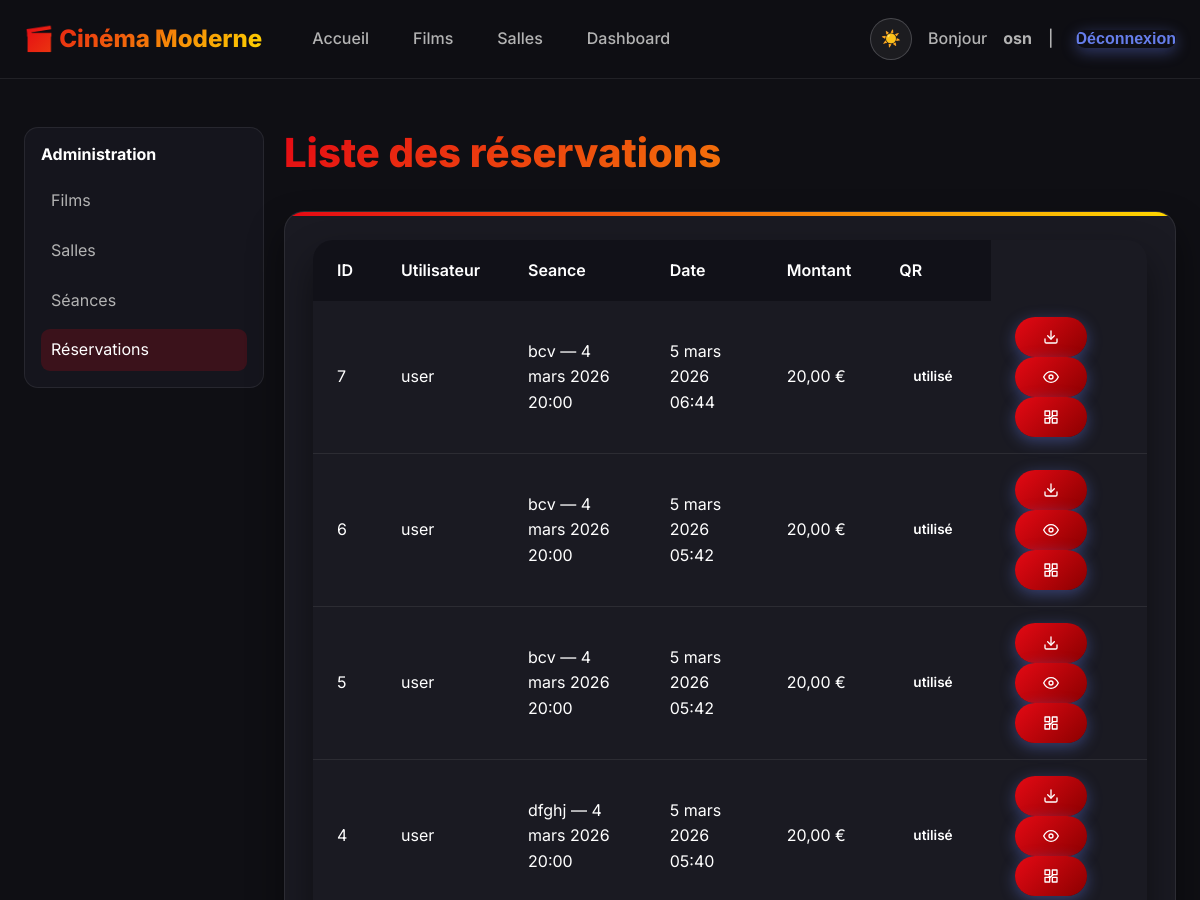
The app's page /dashboard/reservations/ (signed in, upper part), older data.
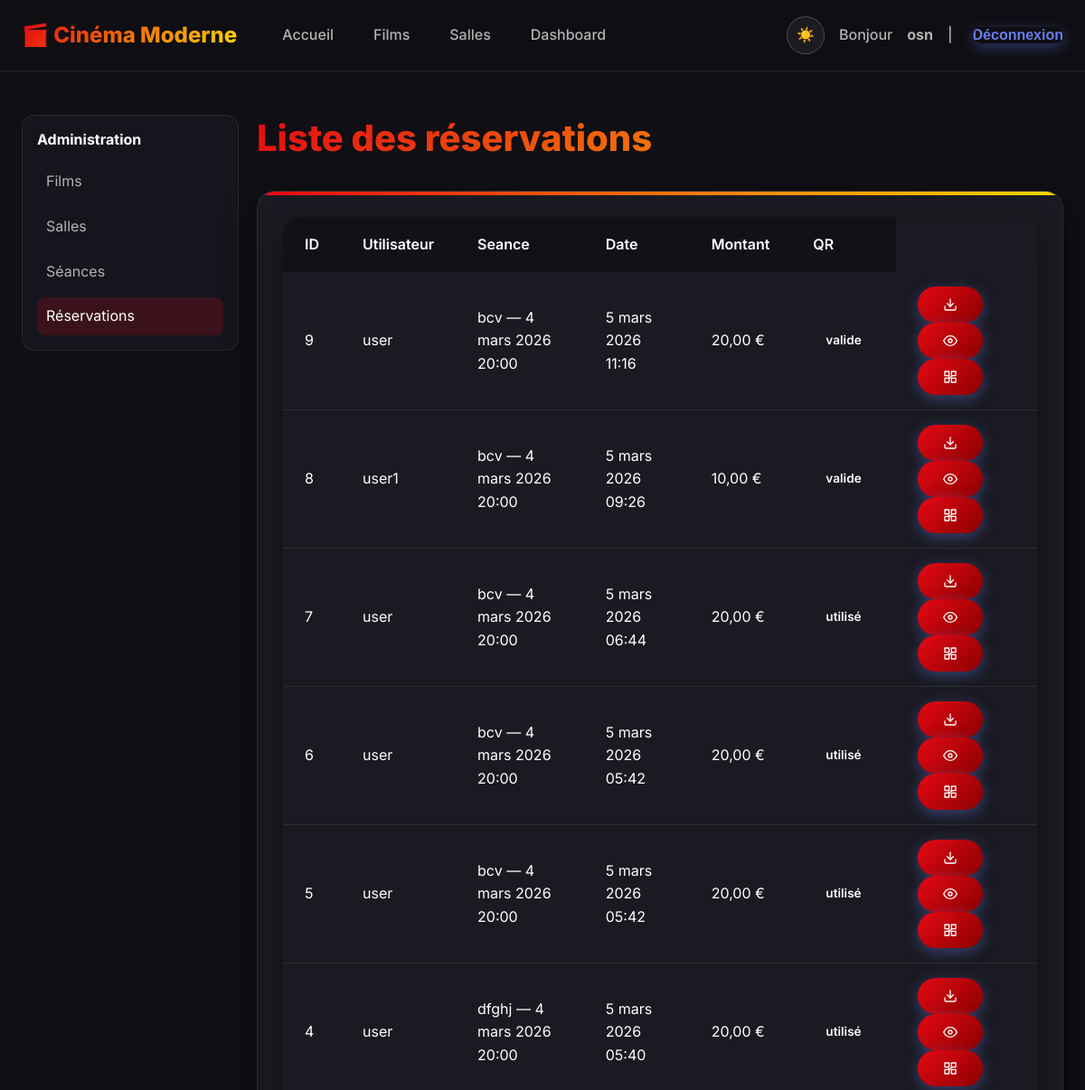
The same page, newer data.
### cinema/models.py (models this page shows, shortened)
class Reservation(models.Model):
    STATUTS = (
        ('CONFIRMEE', 'Confirmée'),
        ('ANNULEE', 'Annulée'),
    )
    utilisateur = models.ForeignKey(User, on_delete=models.CASCADE)
    seance = models.ForeignKey(Seance, on_delete=models.CASCADE)
    date_reservation = models.DateTimeField(auto_now_add=True)
    montant_total = models.DecimalField(max_digits=8, decimal_places=2)
    statut = models.CharField(max_length=10, choices=STATUTS, default='CONFIRMEE')
    qr_token = models.UUIDField(default=uuid.uuid4, unique=True, editable=False)
    qr_valid = models.BooleanField(default=True)
    qr_created = models.DateTimeField(auto_now_add=True)
    qr_used_at = models.DateTimeField(null=True, blank=True)
    qr_used_by = models.ForeignKey(User, null=True, blank=True, on_delete=models.SET_NULL, related_name='used_qr_reservations')

class Seance(models.Model):
    film = models.ForeignKey(Film, on_delete=models.CASCADE)
    salle = models.ForeignKey(Salle, on_delete=models.CASCADE)
    date = models.DateField()
    heure = models.TimeField()
    prix = models.DecimalField(max_digits=6, decimal_places=2)
    class Meta:
        ordering = ['date', 'heure']

class Film(models.Model):
    titre = models.CharField(max_length=200)
    description = models.TextField(blank=True)
    duree = models.PositiveIntegerField(help_text='Durée en minutes')
    categorie = models.CharField(max_length=100, blank=True)
    affiche = models.ImageField(upload_to='affiches/', blank=True, null=True)
    date_sortie = models.DateField(null=True, blank=True)

### cinema/views.py (the view)
# urls.py: path('dashboard/reservations/', views.reservation_list, name='reservation_list'),
@user_passes_test(lambda u: u.is_staff)
def reservation_list(request):
    qs = (
        Reservation.objects.select_related('utilisateur', 'seance__film', 'seance__salle')
        .order_by('-date_reservation')
    )
    statut = request.GET.get('statut')
    if statut == 'valid':
        qs = qs.filter(qr_valid=True)
    elif statut == 'used':
        qs = qs.filter(qr_valid=False)
    return render(request, 'cinema/reservations_list.html', {'reservations': qs, 'is_staff': request.user.is_staff})

### cinema/templates/cinema/reservations_list.html (shortened to what this page needs)
{% extends 'cinema/base.html' %}
{% block content %}
  <section class="dashboard-layout">
    <aside class="dashboard-sidebar">
      <h3>Administration</h3>
      <a href="{% url 'cinema:film_list' %}">Films</a>
      <a href="{% url 'cinema:salle_list' %}">Salles</a>
      <a href="{% url 'cinema:index' %}">Séances</a>
      <a href="{% url 'cinema:reservation_list' %}" class="active">Réservations</a>
    </aside>
    <div>
      <h2 class="page-title">Liste des réservations</h2>
      <div class="card">
        <table class="modern-table">
          <thead><tr><th>ID</th><th>Utilisateur</th><th>Seance</th><th>Date</th><th>Montant</th><th>QR</th></tr></thead>
          <tbody>
            {% for r in reservations %}
              <tr>
                <td>{{ r.id }}</td>
                <td>{{ r.utilisateur }}</td>
                <td>{{ r.seance.film.titre }} — {{ r.seance.date }} {{ r.seance.heure }}</td>
                <td>{{ r.date_reservation }}</td>
                <td>{{ r.montant_total }} €</td>
                <td>
                  {% if r.qr_valid %}<span class="badge">valide</span>{% else %}<span class="badge muted">utilisé</span>{% endif %}
                </td>
                <td class="actions">
                  {% if is_staff %}
                    <a class="btn small confirm-download" href="{% url 'cinema:reservation_qr_download_staff' r.id %}" title="Télécharger QR" aria-label="Télécharger QR">
                      <svg width="16" height="16" viewBox="0 0 24 24" fill="none" stroke="currentColor" stroke-width="2" stroke-linecap="round" stroke-linejoin="round" aria-hidden="true"><path d="M21 15v4a2 2 0 0 1-2 2H5a2 2 0 0 1-2-2v-4"/><polyline points="7 10 12 15 17 10"/><line x1="12" y1="15" x2="12" y2="3"/></svg>
                    </a>
                    <a class="btn small" href="{% url 'cinema:reservation_detail' r.id %}" title="Voir réservation" aria-label="Voir réservation">
                      <svg width="16" height="16" viewBox="0 0 24 24" fill="none" stroke="currentColor" stroke-width="2" stroke-linecap="round" stroke-linejoin="round" aria-hidden="true"><path d="M1 12s4-8 11-8 11 8 11 8-4 8-11 8S1 12 1 12z"/><circle cx="12" cy="12" r="3"/></svg>
                    </a>
                    <a class="btn small confirm-scan" href="#" data-token="{{ r.qr_token }}" title="Scanner" aria-label="Scanner">
                    </a>
                  {% endif %}
                </td>
              </tr>
            {% empty %}
              <tr><td colspan="6">Aucune réservation</td></tr>
            {% endfor %}
          </tbody>
        </table>
      </div>
    </div>
  </section>
{% endblock %}

Row changes from the older to the newer data that the page shows:
added Reservation: id "9", utilisateur "user", seance.film.titre "bcv", seance "4 mars 2026", seance.heure "20:00", date_reservation "5 mars 2026 11:16", montant_total "20,00", qr_valid "valide"
added Reservation: id "8", utilisateur "user1", seance.film.titre "bcv", seance "4 mars 2026", seance.heure "20:00", date_reservation "5 mars 2026 09:26", montant_total "10,00", qr_valid "valide"
